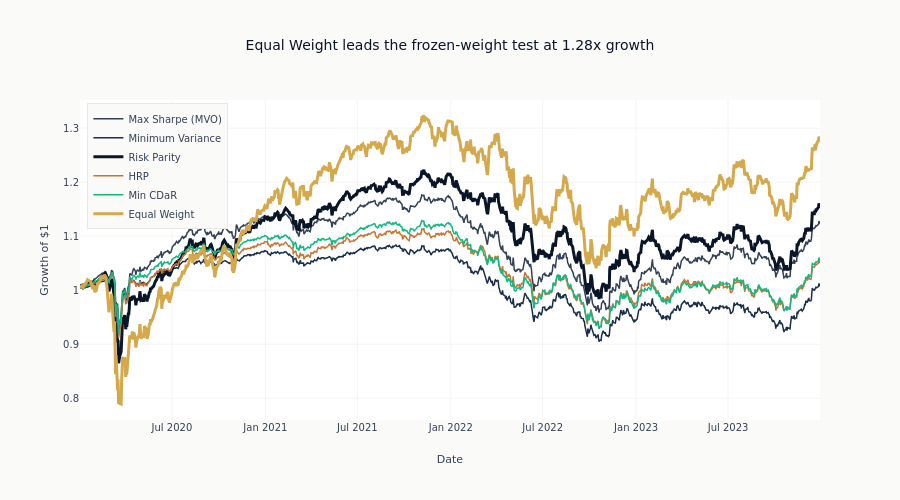

Notebook code for this chart:
### Code cell
cumulative = (1 + returns_df).cumprod()
fig = go.Figure()
method_colors = {
    "Max Sharpe (MVO)": COLORS["neutral"],
    "Minimum Variance": COLORS["slate"],
    "Risk Parity": COLORS["blue"],
    "HRP": COLORS["copper"],
    "Min CDaR": COLORS["positive"],
    "Equal Weight": COLORS["amber"],
}
for col in cumulative.columns:
    fig.add_trace(
        go.Scatter(
            x=cumulative.index,
            y=cumulative[col],
            name=col,
            line=dict(
                color=method_colors[col],
                width=3 if col in {"Risk Parity", "Equal Weight"} else 1.5,
            ),
        )
    )

final_growth = cumulative.iloc[-1]
growth_leader = str(final_growth.idxmax())
fig.update_layout(
    title=(
        f"{growth_leader} leads the frozen-weight test at {float(final_growth.max()):.2f}x growth"
    ),
    xaxis_title="Date",
    yaxis_title="Growth of $1",
    height=500,
    legend=dict(yanchor="top", y=0.99, xanchor="left", x=0.01, bgcolor=COLORS["bg_light"]),
)
fig.show()

### Figure 1 — Plotly figure (JSON) as saved in the notebook; plotly's stock layout.template omitted (floating-point values rounded to 4 significant figures; data arrays with more than 128 entries replaced by an {"elided": "..."} marker saying what was removed)
{"data": [{"line": {"color": "#334155", "width": 1.5}, "name": "Max Sharpe (MVO)", "type": "scatter", "x": {"elided": "1006 str values"}, "y": {"elided": "1006 float values"}}, {"line": {"color": "#1a2d4a", "width": 1.5}, "name": "Minimum Variance", "type": "scatter", "x": {"elided": "1006 str values"}, "y": {"elided": "1006 float values"}}, {"line": {"color": "#0a1628", "width": 3}, "name": "Risk Parity", "type": "scatter", "x": {"elided": "1006 str values"}, "y": {"elided": "1006 float values"}}, {"line": {"color": "#C87533", "width": 1.5}, "name": "HRP", "type": "scatter", "x": {"elided": "1006 str values"}, "y": {"elided": "1006 float values"}}, {"line": {"color": "#10b981", "width": 1.5}, "name": "Min CDaR", "type": "scatter", "x": {"elided": "1006 str values"}, "y": {"elided": "1006 float values"}}, {"line": {"color": "#D4A84B", "width": 3}, "name": "Equal Weight", "type": "scatter", "x": {"elided": "1006 str values"}, "y": {"elided": "1006 float values"}}], "layout": {"height": 500, "legend": {"bgcolor": "#FAFAF9", "x": 0.01, "xanchor": "left", "y": 0.99, "yanchor": "top"}, "title": {"text": "Equal Weight leads the frozen-weight test at 1.28x growth"}, "xaxis": {"title": {"text": "Date"}}, "yaxis": {"title": {"text": "Growth of $1"}}}}
